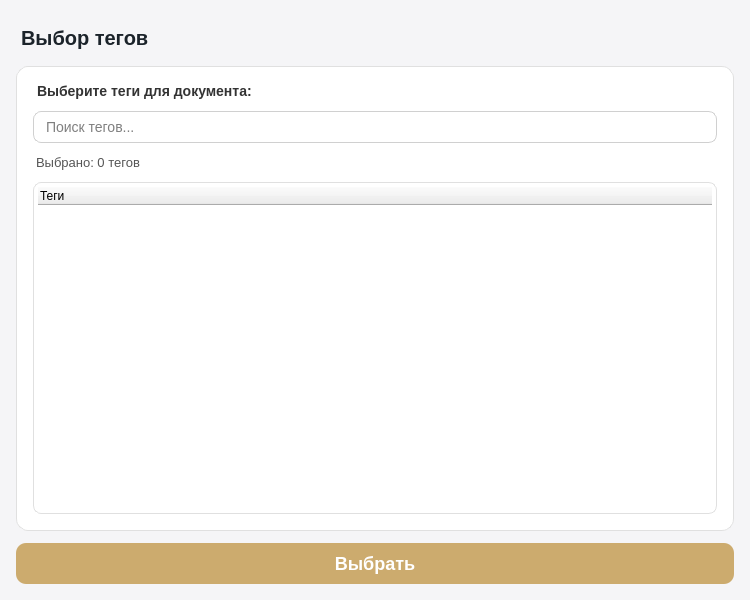
<?xml version="1.0" encoding="UTF-8"?>
<ui version="4.0">
 <class>TagSelectionDialog</class>
 <widget class="QDialog" name="TagSelectionDialog">
  <property name="geometry">
   <rect>
    <x>0</x>
    <y>0</y>
    <width>750</width>
    <height>600</height>
   </rect>
  </property>
  <property name="windowTitle">
   <string>Выбор тегов</string>
  </property>
  <property name="styleSheet">
   <string notr="true">* {
    font-family: 'Segoe UI', Arial;
}

QDialog {
    background-color: #F5F5F7;
    color: black;
}

QLabel#titleLabel {
    color: #1B232A;
    font-size: 20px;
    font-weight: bold;
    background-color: transparent;
    padding: 10px 0px 16px 0px;
}

QFrame#contentFrame {
    background-color: white;
    border: 1px solid #E0E0E0;
    border-radius: 12px;
    padding: 16px;
}

QLabel#instructionLabel {
    font-size: 14px;
    font-weight: bold;
    color: #333;
    background-color: transparent;
    padding-bottom: 4px;
}

QLabel#selectionInfoLabel {
    font-size: 13px;
    color: #555;
    background-color: transparent;
    padding: 4px 0px;
    border: none;
}

QLineEdit#searchEdit {
    border: 1px solid #D0D0D0;
    border-radius: 8px;
    padding: 6px 10px;
    font-size: 14px;
    background-color: white;
}
QLineEdit#searchEdit:focus {
    border: 2px solid #D22730;
}

QTreeWidget#treeWidget {
    border: 1px solid #E0E0E0;
    border-radius: 8px;
    background-color: transparent;
    color: black;
    font-size: 14px;
    padding: 4px;
    outline: none;
}
QTreeWidget#treeWidget::item {
    padding: 8px 6px;
    color: black;
}
QTreeWidget#treeWidget::item:selected {
    background-color: #ccab6e;
    color: white;
}
QTreeWidget#treeWidget::item:hover {
    background-color: #f0f0f0;
    color: black;
}

/* Стили для чекбоксов */
QTreeWidget#treeWidget::indicator {
    width: 18px;
    height: 18px;
}

QPushButton#selectButton {
    background-color: #ccab6e;
    color: white;
    border: none;
    border-radius: 10px;
    padding: 10px 20px;
    font-size: 18px;
    font-weight: bold;
    margin-top: 12px;
}
QPushButton#selectButton:hover {
    background-color: #998664;
}
QPushButton#selectButton:pressed {
    background-color: #7a6a50;
}

QPushButton#cancelButton {
    background-color: transparent;
    color: #666;
    border: 1px solid #D0D0D0;
    border-radius: 10px;
    padding: 10px 20px;
    font-size: 18px;
    font-weight: bold;
    margin-top: 12px;
}
QPushButton#cancelButton:hover {
    background-color: #f0f0f0;
    border-color: #999;
}
QPushButton#cancelButton:pressed {
    background-color: #e0e0e0;
}

QScrollBar:vertical {
    background: #F5F5F5;
    width: 8px;
    border-radius: 4px;
    margin: 0px;
    border: none;
}
QScrollBar::handle:vertical {
    background: #C1C1C1;
    border-radius: 4px;
    min-height: 20px;
}
QScrollBar::handle:vertical:hover {
    background: #A0A0A0;
}
QScrollBar::handle:vertical:pressed {
    background: #888888;
}
QScrollBar::add-line:vertical,
QScrollBar::sub-line:vertical {
    border: none;
    background: none;
    width: 0px;
    height: 0px;
}
QScrollBar::add-page:vertical,
QScrollBar::sub-page:vertical {
    background: none;
}</string>
  </property>
  <property name="modal">
   <bool>true</bool>
  </property>
  <layout class="QVBoxLayout" name="mainLayout">
   <property name="spacing">
    <number>0</number>
   </property>
   <property name="leftMargin">
    <number>16</number>
   </property>
   <property name="topMargin">
    <number>16</number>
   </property>
   <property name="rightMargin">
    <number>16</number>
   </property>
   <property name="bottomMargin">
    <number>16</number>
   </property>
   <item>
    <widget class="QLabel" name="titleLabel">
     <property name="text">
      <string>Выбор тегов</string>
     </property>
    </widget>
   </item>
   <item>
    <widget class="QFrame" name="contentFrame">
     <property name="frameShape">
      <enum>QFrame::Shape::StyledPanel</enum>
     </property>
     <layout class="QVBoxLayout" name="contentLayout">
      <property name="spacing">
       <number>8</number>
      </property>
      <property name="leftMargin">
       <number>0</number>
      </property>
      <property name="topMargin">
       <number>0</number>
      </property>
      <property name="rightMargin">
       <number>0</number>
      </property>
      <property name="bottomMargin">
       <number>0</number>
      </property>
      <item>
       <widget class="QLabel" name="instructionLabel">
        <property name="text">
         <string>Выберите теги для документа:</string>
        </property>
       </widget>
      </item>
      <item>
       <widget class="QLineEdit" name="searchEdit">
        <property name="placeholderText">
         <string>Поиск тегов...</string>
        </property>
       </widget>
      </item>
      <item>
       <widget class="QLabel" name="selectionInfoLabel">
        <property name="text">
         <string>Выбрано: 0 тегов</string>
        </property>
       </widget>
      </item>
      <item>
       <widget class="QTreeWidget" name="treeWidget">
        <property name="minimumSize">
         <size>
          <width>0</width>
          <height>300</height>
         </size>
        </property>
        <column>
         <property name="text">
          <string>Теги</string>
         </property>
        </column>
       </widget>
      </item>
     </layout>
    </widget>
   </item>
   <item>
    <widget class="QPushButton" name="selectButton">
     <property name="cursor">
      <cursorShape>PointingHandCursor</cursorShape>
     </property>
     <property name="text">
      <string>Выбрать</string>
     </property>
    </widget>
   </item>
  </layout>
 </widget>
 <resources/>
 <connections/>
</ui>
